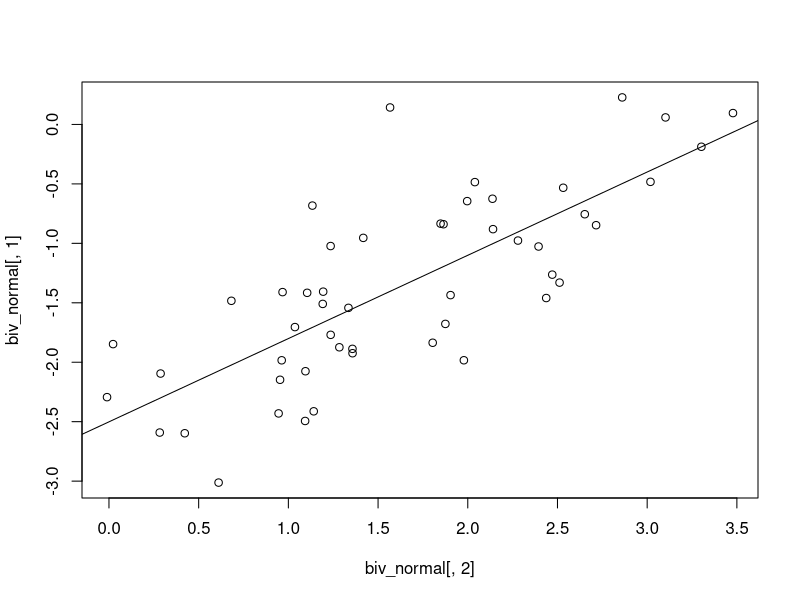

Source code (R):
rm(list=ls())

library(MASS)

# number of observations per group
n <- 50

# create vector mu and Sigma variance-covariance matrix
mu <- c(-1.5, 1.5)
Sigma <- matrix(0.8, nrow = 2, ncol = 2); diag(Sigma) <- 1; print(Sigma)

# generate the data from a bivariate normal distribution
biv_normal <- mvrnorm(n = n, mu = mu, Sigma = Sigma)

# Pearson correlation coefficient
cor <- cor(x = biv_normal[,1], y = biv_normal[,2]); print(cor)

# linear model 
Model1 <- lm(biv_normal[,1] ~ biv_normal[,2]); summary(Model1)

# plot the model
plot(biv_normal[,1] ~ biv_normal[,2]); abline(Model1)

## play with matrices computation 
# create the X matrix
# start
X <- as.matrix(biv_normal[,2], ncol = 1)
X <- cbind(rep(1, 50), biv_normal[,2])
X <- as.matrix(X, ncol = 2); print(X)
# end

# X' matrix
Xt <- t(X)
# X'X matrix
XtX <- Xt%*%X
# (X'X)^-1
XtXmin1 <- solve(XtX)
# X'Y
XtY <- Xt%*%biv_normal[,1]
# display the (k+1)*1 vector concatenating the beta coefficients 
beta <- XtXmin1%*%XtY; print(beta)

# perform the same "more manually" 
# X'X
XprimeX <- matrix(c(n, sum(biv_normal[,2]), sum(biv_normal[,2]), sum(biv_normal[,2]^2)),
                  nrow = 2, byrow = T); print(XprimeX)
# X'Y
XprimeY <- matrix(c(sum(biv_normal[,1]), sum(biv_normal[,1]*biv_normal[,2])),
                  nrow = 2); print(XprimeY)
# (X'X)^-1
XprimeXmin1 <- solve(XprimeX)

# display the (k+1)*1 vector concatenating the beta coefficients 
betaVec <- matrix(c(sum(XprimeXmin1[1,1]*XprimeY[1,1], XprimeXmin1[1,2]*XprimeY[2,1]),
                    sum(XprimeXmin1[2,1]*XprimeY[1,1], XprimeXmin1[2,2]*XprimeY[2,1])),
                  nrow = 2); print(betaVec)

# find the hat matrix 
H <- X%*%ginv(t(X)%*%X)%*%t(X); print(H)
# H <- X%*%solve(t(X)%*%X)%*%t(X)
# put the hat on Y
Yhat <- H%*%biv_normal[,1]; print(Yhat)
# residuals
e <- biv_normal[,1] - Yhat
# total variance
eq <- (biv_normal[,1] - mean(biv_normal[,1]))^2
# R^2
Rsquare <- sum(eq)/sum(sum(e^2), sum(eq)); print(Rsquare)
# Adjusted-R^2
AdjRsquare <- 1-((1-Rsquare)*(nrow(biv_normal)-1)/(nrow(biv_normal)- (ncol(biv_normal)-1)-1)); print(AdjRsquare)
# Residual standard error
ResSE <- sqrt(sum(e^2)/48)

## find beta 0 (i.e., the intercept) and beta 1 (i.e., the slope) by Covariance/Variance
beta1 <- cov(x = biv_normal[,1], y = biv_normal[,2])/var(biv_normal[,2]); print(beta1)
beta0 <- mean(biv_normal[,1] - beta1*mean(biv_normal[,2])); print(beta0)

